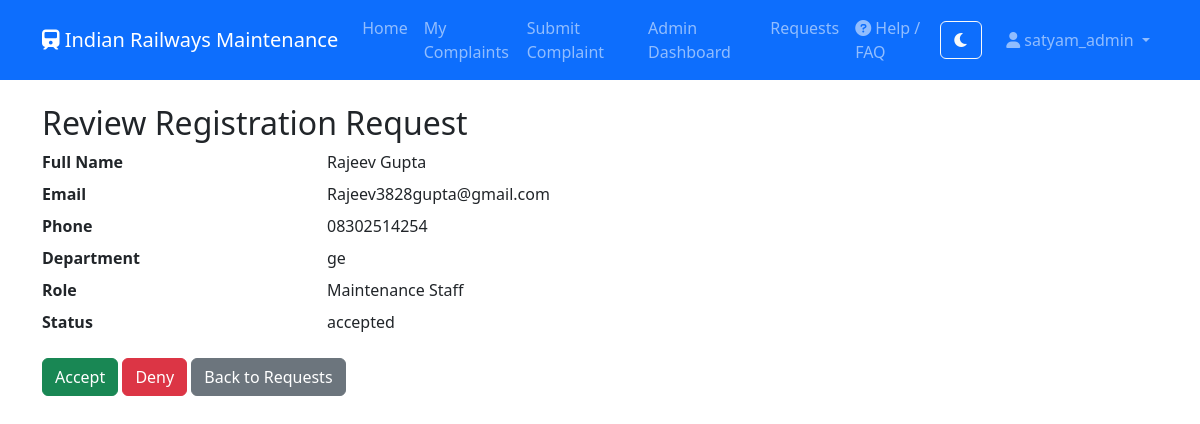
The page /maintenance/admin/registration_requests/1/approve/ (signed in) on the database its author committed.
### core/models.py (models this page shows, shortened)
class User(AbstractUser):
    is_officer = models.BooleanField(default=False)
    department = models.CharField(max_length=100, blank=True)
    phone = models.CharField(max_length=20, blank=True)

class RegistrationRequest(models.Model):
    ROLE_CHOICES = [
        ('officer', 'Officer'),
        ('maintenance', 'Maintenance Staff'),
    ]
    full_name = models.CharField(max_length=150)
    email = models.EmailField(unique=True)
    phone = models.CharField(max_length=20)
    department = models.CharField(max_length=100)
    role = models.CharField(max_length=20, choices=ROLE_CHOICES)
    status = models.CharField(max_length=20, choices=[('pending', 'Pending'), ('accepted', 'Accepted'), ('denied', 'Denied')], default='pending')
    created_at = models.DateTimeField(auto_now_add=True)
    updated_at = models.DateTimeField(auto_now=True)
    address = models.TextField(blank=True)
    qualifications = models.TextField(blank=True)
    experience = models.CharField(max_length=100, blank=True)

### core/views.py (the view, shortened to what this page needs)
# urls.py: path('admin/registration_requests/<int:request_id>/approve/', views.approve_registration_request_view, name='approve_registration_request'),
def approve_registration_request_view(request, request_id):
    if not request.user.is_staff:
        messages.error(request, 'Unauthorized access.')
        return redirect('login')
    reg_request = get_object_or_404(RegistrationRequest, id=request_id)
    return render(request, 'core/approve_registration_request.html', {'request_obj': reg_request})

### core/templates/core/approve_registration_request.html (shortened to what this page needs)
{% extends 'core/base.html' %}
{% block content %}
<div class="container py-4">
    <h2>Review Registration Request</h2>
    <dl class="row">
        <dt class="col-sm-3">Full Name</dt>
        <dd class="col-sm-9">{{ request_obj.full_name }}</dd>
        <dt class="col-sm-3">Email</dt>
        <dd class="col-sm-9">{{ request_obj.email }}</dd>
        <dt class="col-sm-3">Phone</dt>
        <dd class="col-sm-9">{{ request_obj.phone }}</dd>
        <dt class="col-sm-3">Department</dt>
        <dd class="col-sm-9">{{ request_obj.department }}</dd>
        <dt class="col-sm-3">Role</dt>
        <dd class="col-sm-9">{{ request_obj.get_role_display }}</dd>
        <dt class="col-sm-3">Status</dt>
        <dd class="col-sm-9">{{ request_obj.status }}</dd>
    </dl>
    <form method="post">
        <button type="submit" name="action" value="accept" class="btn btn-success">Accept</button>
        <button type="submit" name="action" value="deny" class="btn btn-danger">Deny</button>
        <a href="{% url 'admin_registration_requests' %}" class="btn btn-secondary">Back to Requests</a>
    </form>
</div>
{% endblock %}

### core/templates/core/base.html (shortened to what this page needs)
<!DOCTYPE html>
<html lang="en">
<head>
    <link href="https://cdn.jsdelivr.net/npm/bootstrap@5.3.0/dist/css/bootstrap.min.css" rel="stylesheet">
    <link href="https://cdnjs.cloudflare.com/ajax/libs/font-awesome/6.0.0/css/all.min.css" rel="stylesheet">
</head>
<body>
    {% block navbar %}
    <nav class="navbar navbar-expand-lg navbar-dark bg-primary">
        <div class="container">
            <a class="navbar-brand" href="{% url 'dashboard' %}">
                <i class="fas fa-train"></i>
                Indian Railways Maintenance
            </a>
            <div class="collapse navbar-collapse" id="navbarNav">
                <ul class="navbar-nav me-auto">
                    <li class="nav-item">
                        <a class="nav-link" href="/maintenance/">Home</a>
                    </li>
                    {% if user.is_authenticated %}
                    <li class="nav-item">
                        <a class="nav-link" href="{% url 'my_complaints' %}">My Complaints</a>
                    </li>
                    {% else %}
                    <li class="nav-item">
                        <a class="nav-link" href="{% url 'login' %}">Login</a>
                    </li>
                    {% endif %}
                    {% if not user.is_officer %}
                    <li class="nav-item">
                        <a class="nav-link" href="{% url 'submit_complaint' %}">Submit Complaint</a>
                    </li>
                    {% endif %}
                    {% if user.is_superuser %}
                    <li class="nav-item">
                        <a class="nav-link" href="{% url 'admin_dashboard' %}">Admin Dashboard</a>
                    </li>
                    <li class="nav-item">
                        <a class="nav-link" href="{% url 'admin_registration_requests' %}">Requests</a>
                    </li>
                    {% endif %}
                     <li class="nav-item">
                        <a class="nav-link" href="{% url 'help_faq_agent' %}"><i class="fas fa-question-circle"></i> Help / FAQ</a>
                    </li>
                </ul>
                <ul class="navbar-nav align-items-center">
                    <li class="nav-item">
                        <button id="darkModeToggle" class="btn btn-outline-light" title="Toggle Dark Mode">
                            <i class="fas fa-moon"></i>
                        </button>
                    </li>
                    <li class="nav-item dropdown ms-3">
                        <a class="nav-link dropdown-toggle" href="#" id="userDropdown" role="button" data-bs-toggle="dropdown">
                            <i class="fas fa-user"></i> {{ user.username }}
                        </a>
                    </li>
                </ul>
            </div>
        </div>
    </nav>
    {% endblock %}
    <div class="container-fluid">
        <div class="row">
            <div class="col-12">
                {% block content %}
                {% endblock %}
            </div>
        </div>
    </div>
</body>
</html>

### rows shown on the page
User: username "satyam_admin"
RegistrationRequest: full_name "Rajeev Gupta", email "Rajeev3828gupta@gmail.com", phone "08302514254", department "ge", role "Maintenance Staff", status "accepted"
